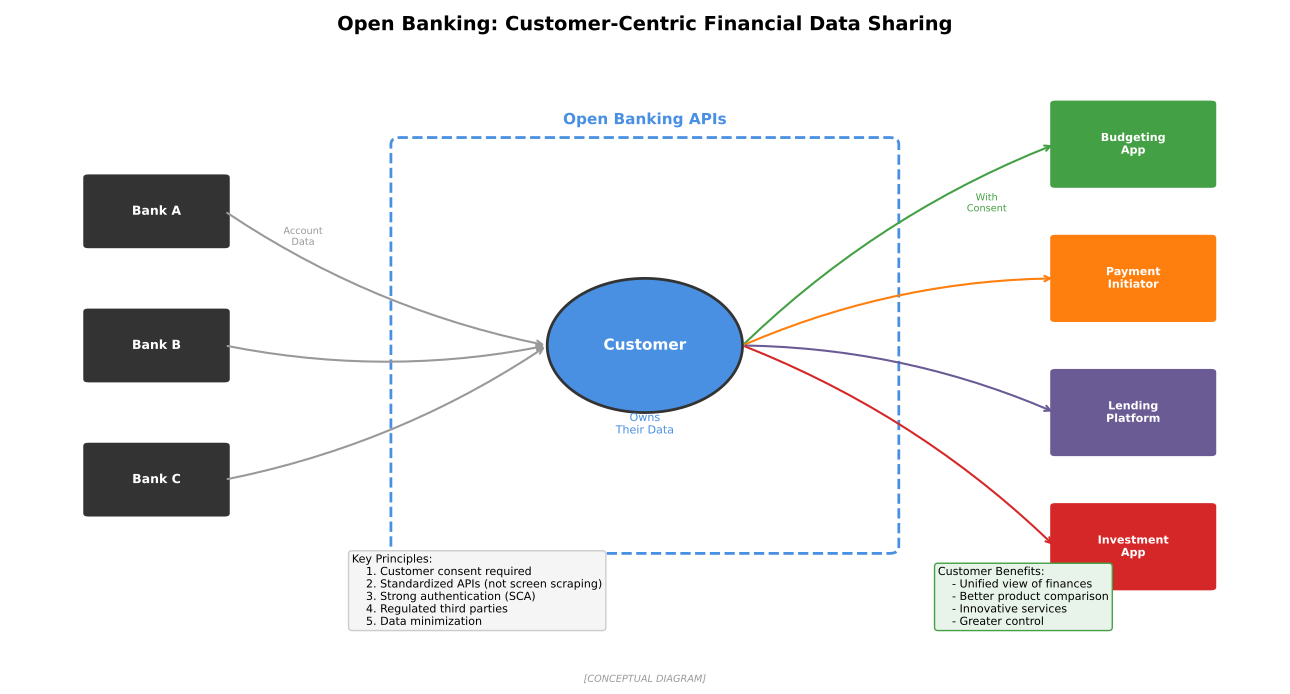

Here is the Python script that generated this plot:
"""
Open Banking Concept Overview
Illustrates the fundamental concept of open banking and data sharing

Output: open_banking_concept.pdf
Module: module_01_fintech
Lesson: 5 - Open Banking
"""

from pathlib import Path
import matplotlib.pyplot as plt
import matplotlib.patches as mpatches
import numpy as np

CHART_METADATA = {
    'title': 'Open Banking Concept',
    'module': 'module_01_fintech',
    'lesson': 5,
    'url': 'https://github.com/Digital-AI-Finance/digital-finance/tree/main/module_01_fintech/figures/open_banking_concept'
}

plt.rcParams.update({
    'font.size': 10,
    'axes.labelsize': 10,
})

def create_chart():
    """Create open banking concept diagram"""
    fig, ax = plt.subplots(figsize=(13, 7))
    ax.set_xlim(0, 13)
    ax.set_ylim(0, 10)
    ax.axis('off')

    # Customer at center
    customer_circle = mpatches.Circle((6.5, 5), 1, facecolor='#4A90E2',
                                       edgecolor='#333333', lw=2)
    ax.add_patch(customer_circle)
    ax.text(6.5, 5, 'Customer', ha='center', va='center', fontsize=11,
           fontweight='bold', color='white')
    ax.text(6.5, 4, 'Owns\nTheir Data', ha='center', va='top', fontsize=8,
           color='#4A90E2')

    # Traditional banks (left)
    banks = [
        ('Bank A', 1.5, 7),
        ('Bank B', 1.5, 5),
        ('Bank C', 1.5, 3),
    ]

    for name, x, y in banks:
        rect = mpatches.FancyBboxPatch((x-0.7, y-0.5), 1.4, 1,
                                        boxstyle='round,pad=0.05',
                                        facecolor='#333333', edgecolor='none')
        ax.add_patch(rect)
        ax.text(x, y, name, ha='center', va='center', fontsize=9,
               fontweight='bold', color='white')

    # Third-party providers (right)
    tpps = [
        ('Budgeting\nApp', 11.5, 8, '#44A044'),
        ('Payment\nInitiator', 11.5, 6, '#FF7F0E'),
        ('Lending\nPlatform', 11.5, 4, '#6B5B95'),
        ('Investment\nApp', 11.5, 2, '#D62728'),
    ]

    for name, x, y, color in tpps:
        rect = mpatches.FancyBboxPatch((x-0.8, y-0.6), 1.6, 1.2,
                                        boxstyle='round,pad=0.05',
                                        facecolor=color, edgecolor='none')
        ax.add_patch(rect)
        ax.text(x, y, name, ha='center', va='center', fontsize=8,
               fontweight='bold', color='white')

    # API layer in middle
    api_box = mpatches.FancyBboxPatch((4, 2), 5, 6,
                                       boxstyle='round,pad=0.1',
                                       facecolor='none', edgecolor='#4A90E2',
                                       lw=2, linestyle='--')
    ax.add_patch(api_box)
    ax.text(6.5, 8.3, 'Open Banking APIs', ha='center', fontsize=11,
           fontweight='bold', color='#4A90E2')

    # Arrows from banks to customer (through API)
    for name, x, y in banks:
        ax.annotate('', xy=(5.5, 5), xytext=(x+0.7, y),
                   arrowprops=dict(arrowstyle='->', color='#999999', lw=1.5,
                                  connectionstyle='arc3,rad=0.1'))

    # Arrows from customer to TPPs (through API)
    for name, x, y, color in tpps:
        ax.annotate('', xy=(x-0.8, y), xytext=(7.5, 5),
                   arrowprops=dict(arrowstyle='->', color=color, lw=1.5,
                                  connectionstyle='arc3,rad=-0.1'))

    # Key concepts box
    concepts = """Key Principles:
    1. Customer consent required
    2. Standardized APIs (not screen scraping)
    3. Strong authentication (SCA)
    4. Regulated third parties
    5. Data minimization"""

    ax.text(3.5, 0.8, concepts, fontsize=8, va='bottom',
           bbox=dict(boxstyle='round', facecolor='#F5F5F5', edgecolor='#CCCCCC'))

    # Benefits box
    benefits = """Customer Benefits:
    - Unified view of finances
    - Better product comparison
    - Innovative services
    - Greater control"""

    ax.text(9.5, 0.8, benefits, fontsize=8, va='bottom',
           bbox=dict(boxstyle='round', facecolor='#E8F4EA', edgecolor='#44A044'))

    # Title
    ax.text(6.5, 9.7, 'Open Banking: Customer-Centric Financial Data Sharing',
           fontsize=14, fontweight='bold', ha='center')

    # Data flow labels
    ax.text(3, 6.5, 'Account\nData', fontsize=7, ha='center', color='#999999')
    ax.text(10, 7, 'With\nConsent', fontsize=7, ha='center', color='#44A044')

    # Source
    fig.text(0.5, 0.02, '[CONCEPTUAL DIAGRAM]',
            fontsize=7, ha='center', style='italic', color='#999999')

    plt.tight_layout()

    output_path = Path(__file__).parent / 'open_banking_concept.pdf'
    plt.savefig(output_path, format='pdf', dpi=300, bbox_inches='tight')
    plt.close()
    print(f"Chart saved to: {output_path}")
    return output_path

if __name__ == '__main__':
    create_chart()
